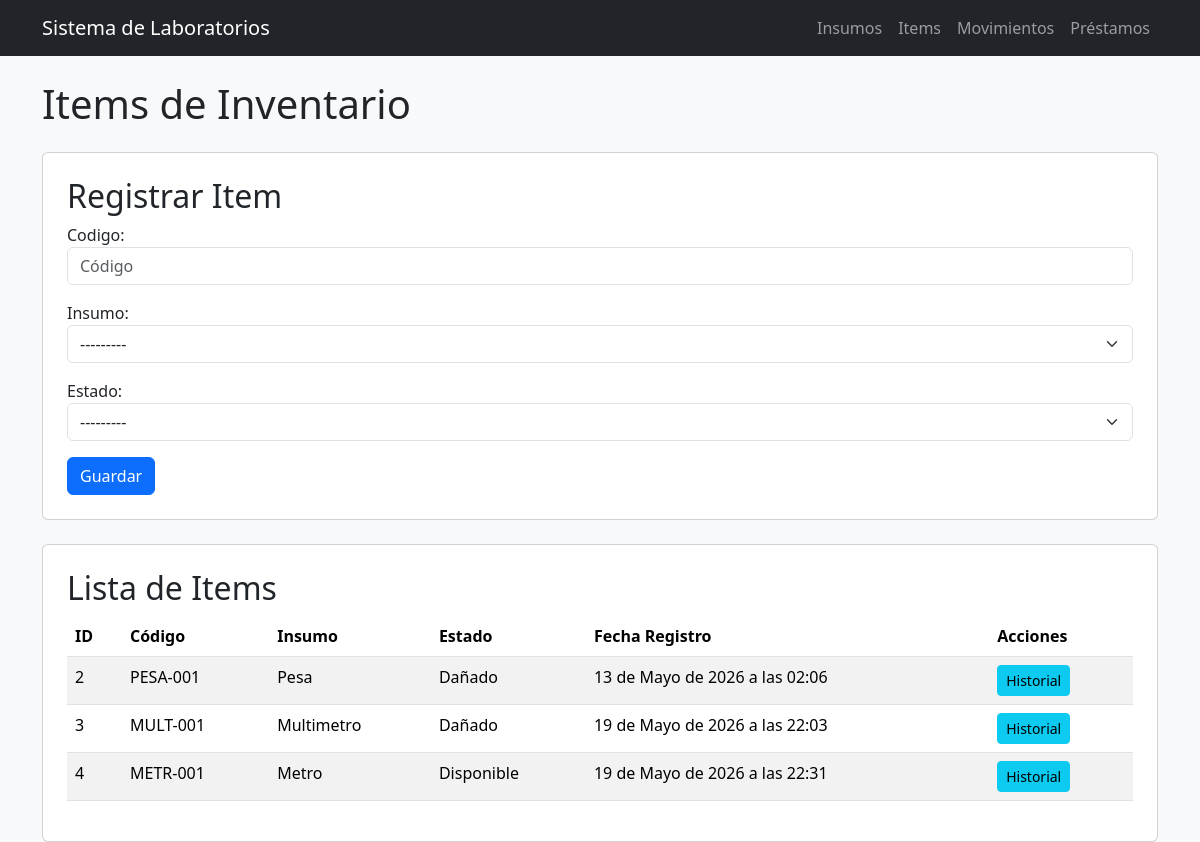
/inventario/items/ (signed in), run on an earlier commit of the app's database.
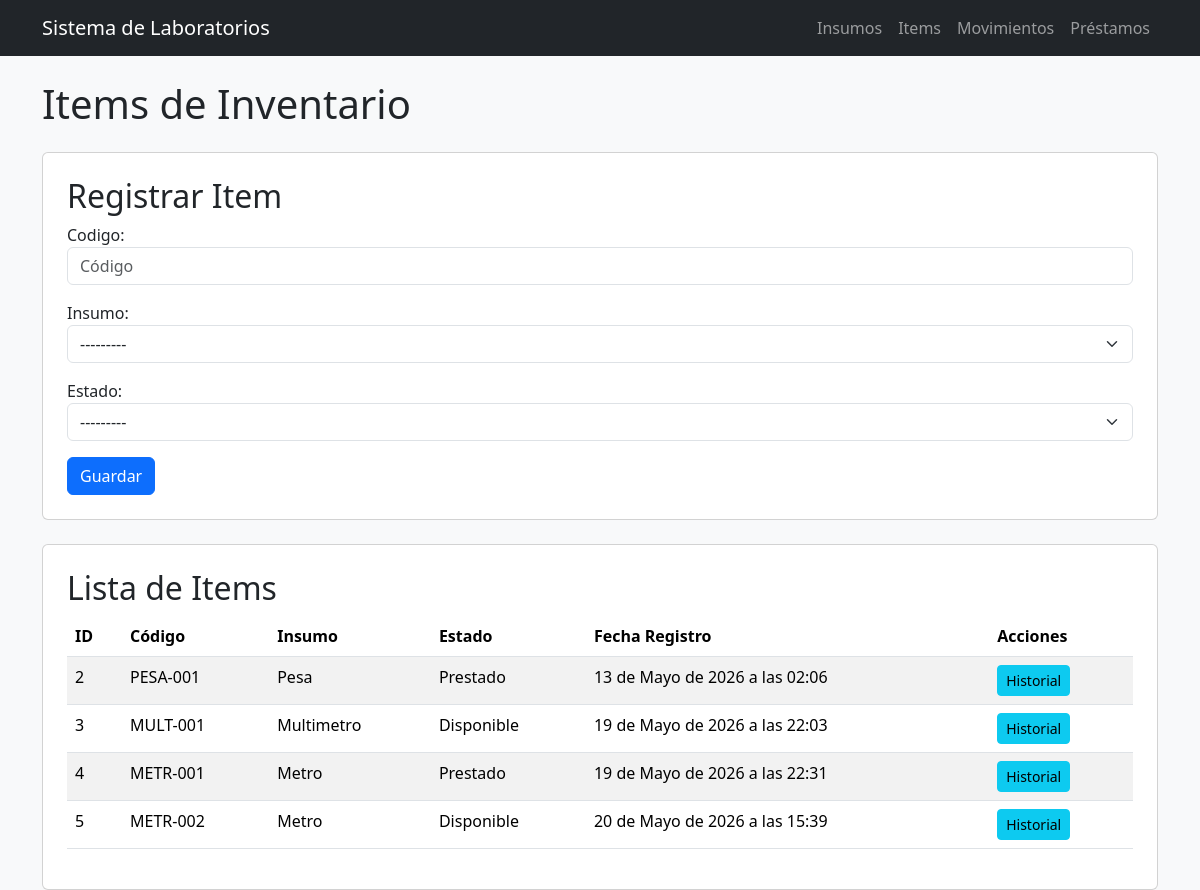
And on a later commit of the database.
### inventario/models.py (models this page shows, shortened)
class ItemInventario(models.Model):
    codigo = models.CharField(max_length=50, unique=True)
    insumo = models.ForeignKey(
        Insumo,
        on_delete=models.CASCADE,
        related_name='items'  # Agrega esto
    )
    estado = models.ForeignKey(
        EstadoItem,
        on_delete=models.CASCADE
    )
    fecha_registro = models.DateTimeField(auto_now_add=True)
    updated_by = models.ForeignKey(
        'users.Usuario',
        on_delete=models.CASCADE,
        null=True,
        blank=True
    )

class Insumo(models.Model):
    nombre = models.CharField(
        max_length=100,
        unique=True
    )
    descripcion = models.TextField(
        blank=False
    )
    marca = models.CharField(
        max_length=100,
        blank=True
    )
    stock_minimo = models.IntegerField(default=0)
    def __str__(self):
        return self.nombre

class EstadoItem(models.Model):
    nombre = models.CharField(max_length=50)
    def __str__(self):
        return self.nombre

### inventario/views.py (the view)
# urls.py: path('items/', items_inventario),
@login_required
def items_inventario(request):
    if request.method == 'POST':
        form = ItemInventarioForm(request.POST)
        if form.is_valid():
            item = form.save(commit=False)
            item.created_by = request.user  # Captura quién lo creó
            item.save()                     # El signal se dispara aquí
            return redirect('/inventario/items/')
    else:
        form = ItemInventarioForm()
    items = ItemInventario.objects.all()
    return render(
        request,
        'inventario/items.html',
        {
            'form': form,
            'items': items
        }
    )

### inventario/forms.py
class ItemInventarioForm(forms.ModelForm):
    class Meta:
        model = ItemInventario
        fields = [
            'codigo',
            'insumo',
            'estado'
        ]
        widgets = {
            'codigo': forms.TextInput(
                attrs={
                    'class': 'form-control',
                    'placeholder': 'Código'
                }
            ),
            'insumo': forms.Select(
                attrs={
                    'class': 'form-select'
                }
            ),
            'estado': forms.Select(
                attrs={
                    'class': 'form-select'
                }
            )
        }

### inventario/templates/inventario/items.html (shortened to what this page needs)
{% extends 'inventario/base.html' %}
{% block contenido %}
<h1 class="mb-4">
    Items de Inventario
</h1>
<div class="card p-4 mb-4">
    <h2>Registrar Item</h2>
    <form method="POST">
        {{ form.as_p }}
        <button
            type="submit"
            class="btn btn-primary"
        >
            Guardar
        </button>
    </form>
</div>
<div class="card p-4">
    <h2>Lista de Items</h2>
    <table class="table table-striped">
        <thead>
            <tr>
                <th>ID</th>
                <th>Código</th>
                <th>Insumo</th>
                <th>Estado</th>
                <th>Fecha Registro</th>
                <th>Acciones</th>
            </tr>
        </thead>
        <tbody>
            {% for item in items %}
            <tr>
                <td>{{ item.id }}</td>
                <td>{{ item.codigo }}</td>
                <td>{{ item.insumo.nombre }}</td>
                <td>{{ item.estado.nombre }}</td>
                <td>{{ item.fecha_registro }}</td>
                <td>
                    <a
                        href="/inventario/items/{{ item.id }}/historial/"
                        class="btn btn-info btn-sm"
                    >
                        Historial
                    </a>
                </td>
            </tr>
            {% endfor %}
        </tbody>
    </table>
</div>
{% endblock %}

What changed in the data, as far as the page shows it:
changed ItemInventario "PESA-001": estado.nombre "Dañado" → "Prestado"
changed ItemInventario "MULT-001": estado.nombre "Dañado" → "Disponible"
changed ItemInventario "METR-001": estado.nombre "Disponible" → "Prestado"
added ItemInventario: id "5", codigo "METR-002", insumo.nombre "Metro", estado.nombre "Disponible", fecha_registro "20 de Mayo de 2026 a las 15:39"
